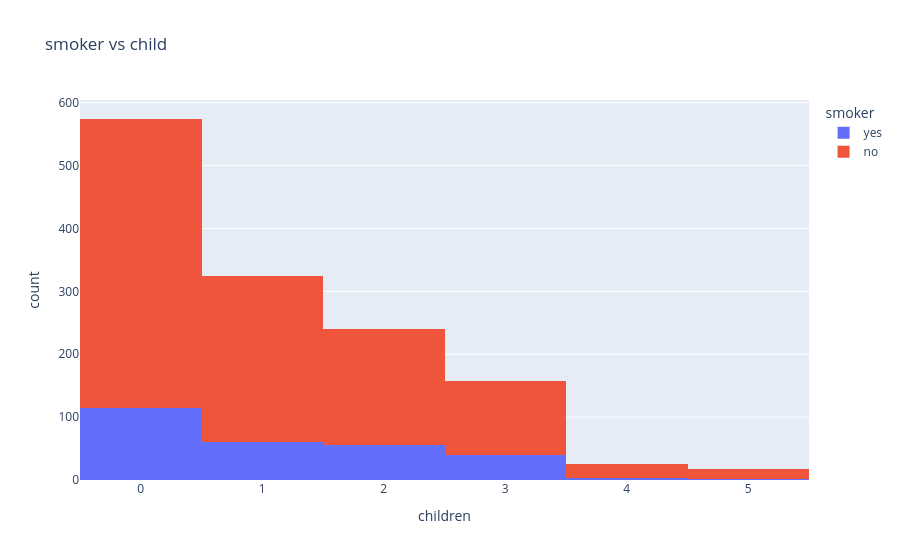

The notebook cell saved with this chart:
### Code cell
px.histogram(df, x = "children", color = "smoker", title ="smoker vs child" )

### Figure 1 — Plotly figure (JSON) as saved in the notebook; plotly's stock layout.template omitted (floating-point values rounded to 4 significant figures; data arrays with more than 128 entries replaced by an {"elided": "..."} marker saying what was removed)
{"data": [{"bingroup": "x", "hovertemplate": "smoker=yes<br>children=%{x}<br>count=%{y}<extra></extra>", "legendgroup": "yes", "marker": {"color": "#636efa", "pattern": {"shape": ""}}, "name": "yes", "orientation": "v", "showlegend": true, "type": "histogram", "x": {"elided": "274 int values"}, "xaxis": "x", "yaxis": "y"}, {"bingroup": "x", "hovertemplate": "smoker=no<br>children=%{x}<br>count=%{y}<extra></extra>", "legendgroup": "no", "marker": {"color": "#EF553B", "pattern": {"shape": ""}}, "name": "no", "orientation": "v", "showlegend": true, "type": "histogram", "x": {"elided": "1064 int values"}, "xaxis": "x", "yaxis": "y"}], "layout": {"barmode": "relative", "legend": {"title": {"text": "smoker"}, "tracegroupgap": 0}, "title": {"text": "smoker vs child"}, "xaxis": {"anchor": "y", "domain": [0, 1], "title": {"text": "children"}}, "yaxis": {"anchor": "x", "domain": [0, 1], "title": {"text": "count"}}}}
